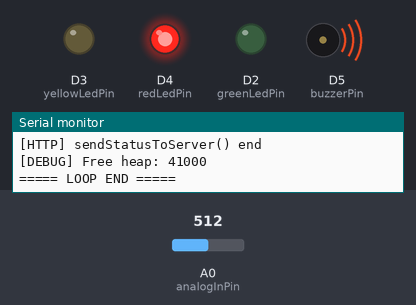
Bench run of a sketch on a simulated ESP8266 (NodeMCU). Shown: output pins drawn as LEDs (lit = HIGH), buzzer (waves = sounding, pin HIGH), the last lines printed to the serial monitor. The test bench sets the inputs (shaded band); at power-on: A0 (analogInPin) = 512. WiFi joins after 1.5 s; servers stay silent unless stated; uploads are accepted with an empty reply.

Above: at 2.8 s.
2.9 s: A0 (analogInPin) set to 483
At 4.9 s:
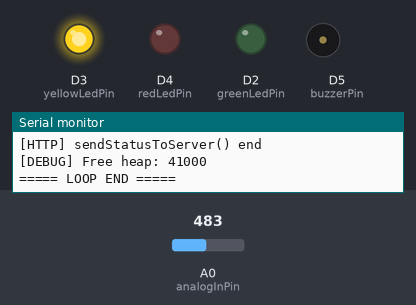
5.4 s: A0 (analogInPin) set to 266
7.3 s: A0 (analogInPin) set to 231
At 9.5 s:
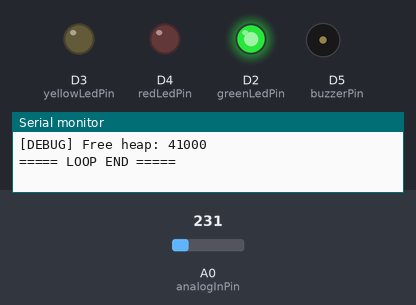
Timing chart, 0 to 11.0 s (numbered marks = the images above; inputs shaded):
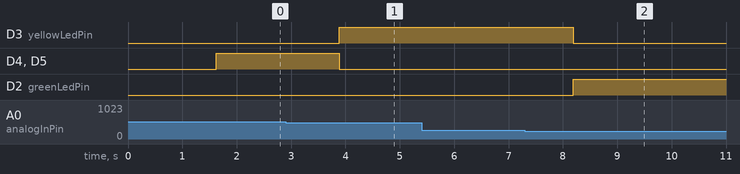

Measured:
- the behaviour switches between 500 and 499 on A0 (analogInPin) (found by bisection; images 0 and 1)
- the behaviour switches between 250 and 249 on A0 (analogInPin) (found by bisection; images 1 and 2)
- after the input at 2.9 s, D3 (yellowLedPin): LOW → HIGH after 0.98 s; D4 (redLedPin), D5 (buzzerPin): HIGH → LOW after 0.98 s
- after the input at 7.3 s, D3 (yellowLedPin): HIGH → LOW after 0.89 s; D2 (greenLedPin): LOW → HIGH after 0.89 s

The sketch:

Babala_Baha.ino
```cpp
#include <ESP8266WiFi.h>
#include <ESP8266HTTPClient.h>


const char* ssid     = "JM17";
const char* password = "hinagane";


const char* serverUrl = "http://192.168.212.62/Babala_Baha/api_update_status.php";

// ---------- PINS ----------
const int analogInPin  = A0;  // water level sensor analog output
const int greenLedPin  = D2;  // NORMAL
const int yellowLedPin = D3;  // ALERT
const int redLedPin    = D4;  // CRITICAL
const int buzzerPin    = D5;  // BUZZER (CRITICAL)

// ---------- STATUS ----------
String currentStatus = "NONE";
String lastStatus    = "NONE";
int sensorValue      = 0;

unsigned long loopCounter = 0;

void setup() {
  Serial.begin(115200);
  delay(100);

  Serial.println();
  Serial.println("===== BabalaBaha ESP8266 START =====");

  pinMode(greenLedPin,  OUTPUT);
  pinMode(yellowLedPin, OUTPUT);
  pinMode(redLedPin,    OUTPUT);
  pinMode(buzzerPin,    OUTPUT);

  digitalWrite(greenLedPin,  LOW);
  digitalWrite(yellowLedPin, LOW);
  digitalWrite(redLedPin,    LOW);
  digitalWrite(buzzerPin,    LOW);

  Serial.print("[WIFI] Connecting to SSID: ");
  Serial.println(ssid);
  WiFi.begin(ssid, password);

  int wifiAttempt = 0;
  while (WiFi.status() != WL_CONNECTED) {
    delay(500);
    wifiAttempt++;
    Serial.print(".");
    if (wifiAttempt > 40) {
      Serial.println();
      Serial.println("[WIFI] WARNING: Not connected after 20 seconds.");
      break;
    }
  }

  Serial.println();
  if (WiFi.status() == WL_CONNECTED) {
    Serial.print("[WIFI] Connected. IP: ");
    Serial.println(WiFi.localIP());
  } else {
    Serial.println("[WIFI] Not connected at setup.");
  }
}

void loop() {
  loopCounter++;
  Serial.println();
  Serial.println("===== LOOP START =====");
  Serial.print("[LOOP] Loop counter: ");
  Serial.println(loopCounter);

  Serial.print("[LOOP] WiFi status: ");
  Serial.println(WiFi.status() == WL_CONNECTED ? "CONNECTED" : "NOT CONNECTED");

  // 1. Read sensor
  sensorValue = analogRead(analogInPin);
  Serial.print("[SENSOR] Raw analog value: ");
  Serial.println(sensorValue);


  if (sensorValue < 250) {
    currentStatus = "NORMAL";
  } else if (sensorValue < 500) {
    currentStatus = "ALERT";
  } else {
    currentStatus = "CRITICAL";
  }

  Serial.print("[STATUS] Current status decided: ");
  Serial.println(currentStatus);

  // 3. Update indicators
  updateIndicators(currentStatus);

  // 4. Send only when status changes
  if (currentStatus != lastStatus) {
    Serial.println("[STATUS] Detected status CHANGE!");
    Serial.print("[STATUS] Last: ");
    Serial.print(lastStatus);
    Serial.print("  ->  New: ");
    Serial.println(currentStatus);

    sendStatusToServer(sensorValue, currentStatus);
    lastStatus = currentStatus;
  } else {
    Serial.println("[STATUS] No status change, not sending to server.");
  }

  Serial.print("[DEBUG] Free heap: ");
  Serial.println(ESP.getFreeHeap());
  Serial.println("===== LOOP END =====");

  delay(1000);
}

// ---------------- FUNCTIONS ----------------

void updateIndicators(const String& status) {
  Serial.print("[INDICATORS] Applying status: ");
  Serial.println(status);

  if (status == "NORMAL") {
    Serial.println("[INDICATORS] NORMAL: Green ON");
    digitalWrite(greenLedPin,  HIGH);
    digitalWrite(yellowLedPin, LOW);
    digitalWrite(redLedPin,    LOW);
    digitalWrite(buzzerPin,    LOW);
  } else if (status == "ALERT") {
    Serial.println("[INDICATORS] ALERT: Yellow ON");
    digitalWrite(greenLedPin,  LOW);
    digitalWrite(yellowLedPin, HIGH);
    digitalWrite(redLedPin,    LOW);
    digitalWrite(buzzerPin,    LOW);
  } else if (status == "CRITICAL") {
    Serial.println("[INDICATORS] CRITICAL: Red + Buzzer ON");
    digitalWrite(greenLedPin,  LOW);
    digitalWrite(yellowLedPin, LOW);
    digitalWrite(redLedPin,    HIGH);
    digitalWrite(buzzerPin,    HIGH);
  } else {
    Serial.println("[INDICATORS] UNKNOWN: All OFF");
    digitalWrite(greenLedPin,  LOW);
    digitalWrite(yellowLedPin, LOW);
    digitalWrite(redLedPin,    LOW);
    digitalWrite(buzzerPin,    LOW);
  }
}

void sendStatusToServer(int value, const String& status) {
  Serial.println("[HTTP] sendStatusToServer() start");

  if (WiFi.status() != WL_CONNECTED) {
    Serial.println("[HTTP] WiFi not connected, cannot send.");
    return;
  }

  WiFiClient client;
  HTTPClient http;

  Serial.print("[HTTP] Target URL: ");
  Serial.println(serverUrl);

  if (!http.begin(client, serverUrl)) {
    Serial.println("[HTTP] ERROR: http.begin() failed");
    return;
  }

  http.addHeader("Content-Type", "application/x-www-form-urlencoded");

  String postData = "sensor_value=" + String(value) +
                    "&status=" + status;

  Serial.print("[HTTP] POST data: ");
  Serial.println(postData);

  int httpCode = http.POST(postData);

  if (httpCode > 0) {
    Serial.print("[HTTP] Response code: ");
    Serial.println(httpCode);
    String payload = http.getString();
    Serial.print("[HTTP] Server says: ");
    Serial.println(payload);
  } else {
    Serial.print("[HTTP] POST failed, code: ");
    Serial.println(httpCode);
  }

  http.end();
  Serial.println("[HTTP] sendStatusToServer() end");
}
```
